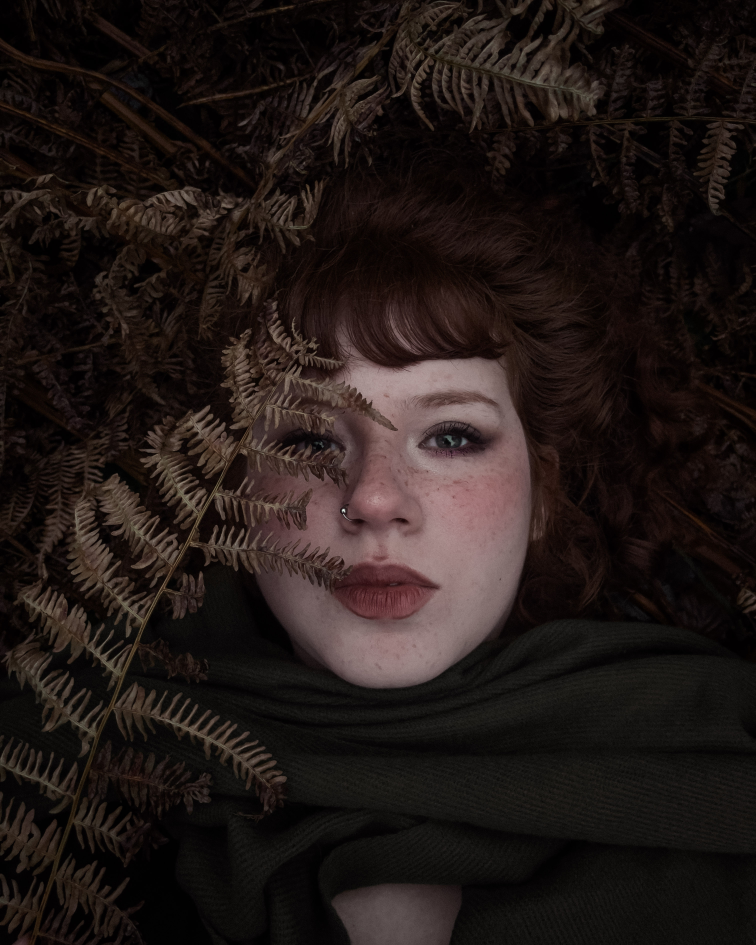
#> input picture IMG_1857.jpg, 3024 x 3780 px (shown at 1/4 size)
$ python -i pifs_core.py   (imports and definitions only)
#> lines starting #> are read from the running program, lines starting #| are printed output that depends on the picture
"""Cœur de la compression d'images par PIFS fractal (chapitre 6).

Implémente l'algorithme FICANRP (partitionnement adaptatif par quadtree), variante
de BFIC décrite dans le mémoire :

- Partition de l'image en blocs cibles (ranges), subdivision quadtree si l'erreur
  de collage dépasse un seuil.
- Pool de blocs domaines de taille 2B x 2B, sous-échantillonnés à B x B par moyenne
  2x2 (``downsample_half``), conformément à l'algorithme du mémoire.
- Pour chaque (range, domaine, isométrie de D4), ajustement photométrique s, o par
  moindres carrés (``fit_affine``), avec écrêtage |s| <= S_MAX < 1 garantissant la
  contractivité (lemme de contractivité de l'opérateur PIFS).
- Décodage : itération de l'opérateur de collage depuis une image grise/bruit
  jusqu'à l'attracteur (théorème de Banach).

Ce module est aussi importé par ``pifs_quadtree_demo.py``. Il fournit en plus une
CLI compress/decompress et des formats binaires .fif / .ezfif.

Usage :
    python pifs_core.py compress entree.png sortie.fif --error 50
    python pifs_core.py decompress sortie.fif sortie.png --iter 10
"""

import argparse
import json
import struct
import sys
import time
from collections import namedtuple
from pathlib import Path

import numpy as np
from PIL import Image

FractalCode = namedtuple("FractalCode", ["rx", "ry", "size", "dx", "dy", "s", "o", "sym"])

# Écrêtage de contraste strictement < 1 (contractivité de l'opérateur PIFS).
S_MAX = 0.999


def load_image_grayscale(path, max_width=None):
#> called with path = '../../IMG_1857.jpg'
    raw = Image.open(path)
#> raw is the input picture: PIL image 3024x3780 RGB; mean R, G, B 33.1, 24.5, 22.2
    if raw.mode in ("RGBA", "LA"):
        background = Image.new(raw.mode, raw.size, (255,) * len(raw.mode))
        background.paste(raw, mask=raw.split()[-1])
        img = background.convert("L")
    else:
        img = raw.convert("L")
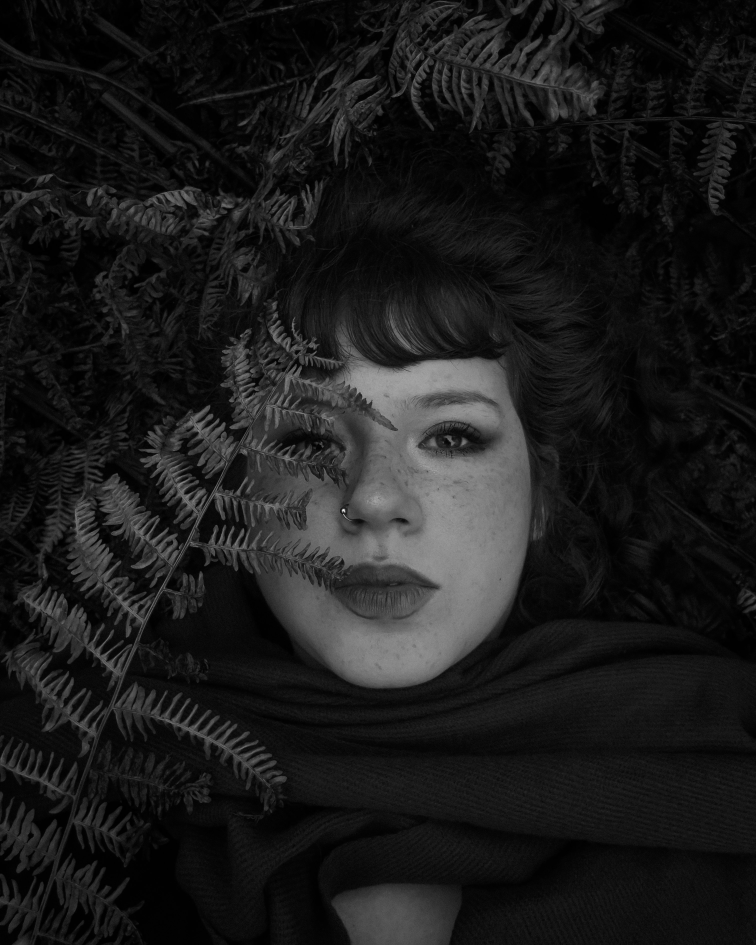
#> img: PIL image 3024x3780 L (shown at 1/4 size); min 0, max 238, mean 26.8

    if max_width and img.width > max_width:
        ratio = max_width / img.width
        img = img.resize((max_width, int(img.height * ratio)), Image.Resampling.LANCZOS)

    w, h = img.size
#> w = 3024; h = 3780
    if max_width:
        # Forcer une image carrée max_width×max_width avec padding blanc.
        target = max_width
        if (w, h) != (target, target):
            canvas = Image.new("L", (target, target), 255)
            canvas.paste(img, (0, 0))
            img = canvas
    else:
        # Sans contrainte de taille : arrondir au multiple de 4 supérieur.
        w4 = w if w % 4 == 0 else w + (4 - w % 4)
#> w4 = 3024
        h4 = h if h % 4 == 0 else h + (4 - h % 4)
#> h4 = 3780
        if (w4, h4) != (w, h):
            canvas = Image.new("L", (w4, h4), 255)
            canvas.paste(img, (0, 0))
            img = canvas
    return np.array(img, dtype=np.float32)


# [40 lines left out: functions downsample_half, get_symmetries_list, fit_affine, not called in this run]


def _flat_code(rx, ry, size, mean_value):
    return {"rx": rx, "ry": ry, "size": size, "dx": 0, "dy": 0, "s": 0.0, "o": float(mean_value), "sym": 0}


# [152 lines left out: functions _best_match, compress_image, decompress_image, save_ezfif, load_ezfif, save_fif and 1 more, not called in this run]


class NumpyEncoder(json.JSONEncoder):
    # [55 lines left out: functions default, _parse_args, main, not called in this run]


# [2 lines not run here, left out]

>>> result = load_image_grayscale('../../IMG_1857.jpg')
